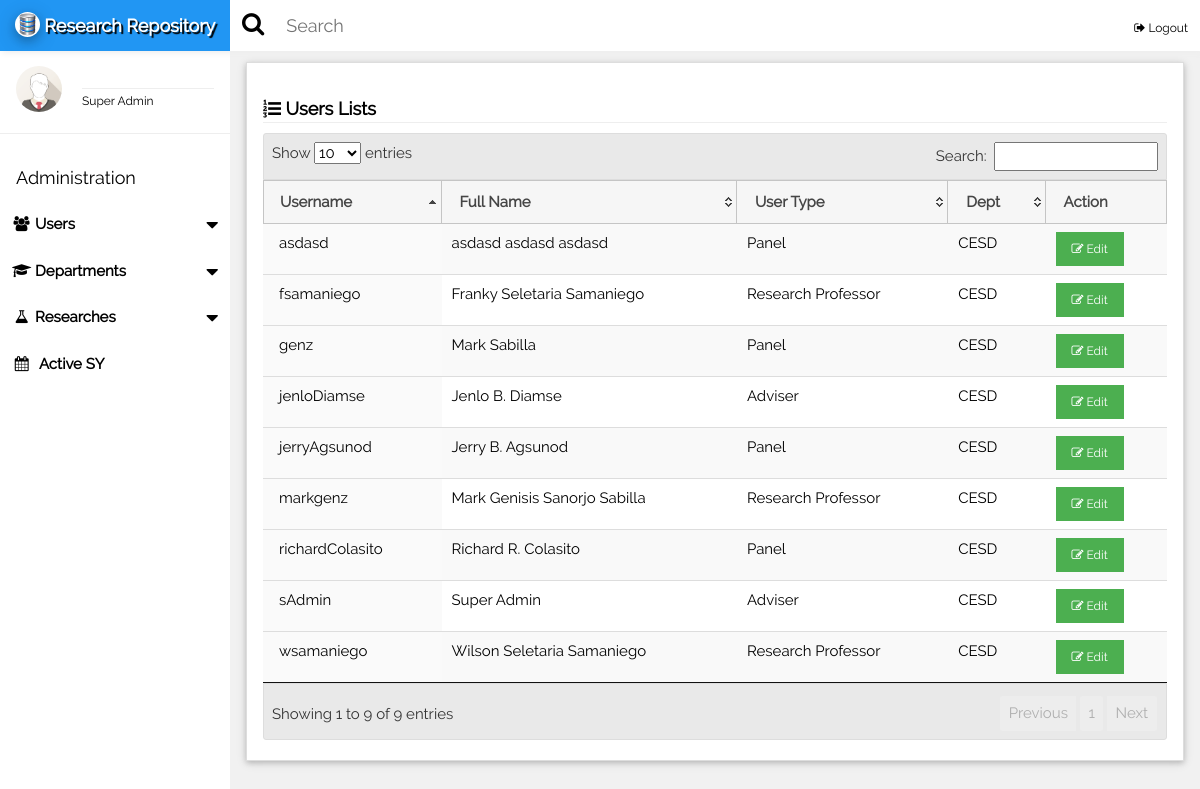
Screenshot of /superadmin/index.php?list=true with the database file from the repository.
### tables this page shows
CREATE TABLE `users` (
  `id` int(10) UNSIGNED NOT NULL,
  `first_name` varchar(255) NOT NULL,
  `middle_name` varchar(255) NOT NULL,
  `last_name` varchar(255) NOT NULL,
  `username` varchar(255) NOT NULL,
  `password` varchar(255) NOT NULL,
  `user_type` varchar(10) NOT NULL,
  `date_added` varchar(255) NOT NULL,
  `date_modified` varchar(255) NOT NULL,
  `deptID` int(3) NOT NULL
);

CREATE TABLE `departments` (
  `id` int(3) NOT NULL,
  `deptName` varchar(255) NOT NULL
);

### include/dbcon.php (called while the page is built, shortened)
<?php
	function getDept($x){
		$sql=mysql_query("select * from departments where id='$x'");
		while($row = mysql_fetch_assoc($sql)){
			$d = $row['deptName'];
		}
		return $d;
	}
?>

### superadmin/index.php (the view, shortened to what this page needs)
<?php
	include("../include/dbcon.php");
?>
<!DOCTYPE html>
<html>
<link rel="stylesheet" type="text/css" href="../google/fafa.css">
<link href="../dist/css/select2.min.css" rel="stylesheet" />
<link href='../css/fullcalendar.min.css' rel='stylesheet' />
<link href='../css/fullcalendar.print.min.css' rel='stylesheet' media='print' />
<link href='../css/dataTables.jqueryui.min.css' rel='stylesheet'/>
<link href='../css/jquery-ui.css' rel='stylesheet'  />
<link rel="stylesheet" href="../css/w3.css">
<link href="../research/summernote.css" rel="stylesheet">
<body class="w3-light-grey">
<div class=" w3-row w3-bar w3-top w3-white w3-large" style="z-index:9999;box-shadow:2px 2px 6px #eee;">
	<div class="w3-hide-small w3-bar-item w3-blue" style="width:230px;text-align:center;text-shadow:2px 2px 1px #000;font-weight:bold;">
		<a href="../admin/" style="text-decoration:none;"> <img src="../images/logo.png" class="w3-white w3-circle w3-card-4" width="25" height="25" />   Research Repository</a>
	</div>
	<div class="w3-hide-small">
	<span class="fa fa-search w3-bar-item fa-lg" style="padding-top:15px !important;"></span>
	<input class="w3-input w3-bar-item w3-block w3-rest" type="text" placeholder="Search" style="padding-left:10px !important; min-width:50%;">
	<span class="w3-bar-item w3-right">
		<a href="../logout.php" class="w3-small "style="text-decoration:none;"><i class="fa fa-sign-out fa-fx"></i> Logout</a>
	</span>
	</div>
</div>
<nav class="w3-sidebar w3-collapse w3-white w3-animate-left" style="z-index:3;width:230px;" id="mySidebar"><br>
  <div class="w3-container w3-row">
    <div class="w3-col s4">
      <img src="../images/avatar.png" class="w3-circle w3-margin-right" style="width:46px">
    </div>
    <div class="w3-col s8 w3-bar">
      <span><strong><?php echo getName($_SESSION['logged_in_id']); ?></strong></span><br>
	  <hr style="margin:0px;"/>
	  <small>Super Admin</small>
    </div>
  </div>
  <hr>
  <div class="w3-container">
    <h5>Administration</h5>
  </div>
  <div class="w3-bar-block">
	 <div class="w3-bar-item w3-button w3-padding w3-hover-blue" onclick="open_nav_accord('a1')">
		<i class="fa fa-users fa-fw"></i> <b>Users</b> <i class="fa fa-caret-down w3-right fa-lg" style="position:relative;top:5px;"></i>
	 </div>
	 <div class="w3-bar-item w3-button w3-padding w3-hover-blue" onclick="open_nav_accord('a3')">
		<i class="fa fa-graduation-cap fa-fw"></i> <b>Departments</b> <i class="fa fa-caret-down w3-right fa-lg" style="position:relative;top:5px;"></i>
	 </div>
	 <div class="w3-bar-item w3-button w3-padding w3-hover-blue" onclick="open_nav_accord('a2')">
		<i class="fa fa-flask fa-fw"></i> <b>Researches</b> <i class="fa fa-caret-down w3-right fa-lg" style="position:relative;top:5px;"></i>
	 </div>
    <a href="javascript:void(0);" onclick="document.getElementById('activeSYModal').style.display='block';" class="w3-bar-item w3-button w3-padding"><i class="fa fa-calendar fa-fw"></i>  <b>Active SY</b></a>
	<br><br>
  </div>
</nav>
<div class="w3-main" style="margin-left:230px;margin-top:43px;">
	<div class="w3-container">
		<div class="w3-white w3-card-2" id="calendar_container"  style="margin-top:2%;padding-bottom:20px;border:1px solid #ddd">
			<?php
				if(isset($_GET['list'])){
			?>
			<header class="w3-container" style="padding-top:22px">
				<h5><b><i class="fa fa-list-ol fa-fx"></i> Users Lists</b><hr style="margin:0px" /></h5>
			</header>
			<div class="w3-container">
				<table id="userListTbl" class="w3-table w3-text-black display dataTable no-footer">
					<thead>
						<tr>
							<th>Username</th>
							<th>Full Name</th>
							<th>User Type</th>
                            <th>Dept</th>
							<th>Action</th>
						</tr>
					</thead>
					<tbody>
						<?php
							$sql = mysql_query("SELECT * FROM `users` WHERE `username`!='admin'");
							while($row = mysql_fetch_assoc($sql)){
						?>
						<tr>
							<td><?php echo $row['username'];?></td>
							<td><?php echo $row['first_name'].' '.$row['middle_name'].' '.$row['last_name']?></td>
							<td><?php
								if($row['user_type'] == 1){
									echo "Super Administrator";
								}else if($row['user_type'] == 2){
									echo "Research Professor";
								}else if($row['user_type'] == 3){
									echo "Panel";
								}else{
									echo "Adviser";
								}
							?></td>
                            <td><?php echo getDept($row['deptID']); ?></td>
							<td>
								<button class="w3-button w3-green w3-small"><span class="fa fa-edit fa-fx"></span> Edit</button>
							</td>
						</tr>
						<?php }?>
					</tbody>
				</table>
			</div>
			<?php }?>
		</div>
	</div>
</div>
</body>
</html>

### google/fafa.css (style rules this page uses)
.fa { display:inline-block;font:normal normal normal 14px/1 FontAwesome;font-size:inherit;text-rendering:auto;-webkit-font-smoothing:antialiased;-moz-osx-font-smoothing:grayscale }
.fa-lg { font-size:1.33333333em;line-height:.75em;vertical-align:-15% }
.fa-fw { width:1.28571429em;text-align:center }
.fa-search:before { content:"\f002" }
.fa-edit:before,.fa-pencil-square-o:before { content:"\f044" }
.fa-calendar:before { content:"\f073" }
.fa-sign-out:before { content:"\f08b" }
.fa-group:before,.fa-users:before { content:"\f0c0" }
.fa-flask:before { content:"\f0c3" }
.fa-list-ol:before { content:"\f0cb" }
.fa-caret-down:before { content:"\f0d7" }
.fa-mortar-board:before,.fa-graduation-cap:before { content:"\f19d" }

### superadmin/index.php (style rules this page uses)
html,body,h1,h2,h3,h4,h5 { font-family: "Raleway", sans-serif }
.w3-bar-item { padding:12px !important; }

### rows the page displays
users: username "fsamaniego", first_name "Franky", middle_name "Seletaria", last_name "Samaniego", user_type "Research Professor", deptID.deptName "CESD"
users: username "wsamaniego", first_name "Wilson", middle_name "Seletaria", last_name "Samaniego", user_type "Research Professor", deptID.deptName "CESD"
users: username "richardColasito", first_name "Richard", middle_name "R.", last_name "Colasito", user_type "Panel", deptID.deptName "CESD"
users: username "jenloDiamse", first_name "Jenlo", middle_name "B.", last_name "Diamse", user_type "Adviser", deptID.deptName "CESD"
users: username "jerryAgsunod", first_name "Jerry", middle_name "B.", last_name "Agsunod", user_type "Panel", deptID.deptName "CESD"
users: username "markgenz", first_name "Mark Genisis", middle_name "Sanorjo", last_name "Sabilla", user_type "Research Professor", deptID.deptName "CESD"
users: username "genz", first_name "Mark", last_name "Sabilla", user_type "Panel", deptID.deptName "CESD"
users: username "sAdmin", first_name "Super", last_name "Admin", user_type "Adviser", deptID.deptName "CESD"
users: username "asdasd", first_name "asdasd", middle_name "asdasd", last_name "asdasd", user_type "Panel", deptID.deptName "CESD"
